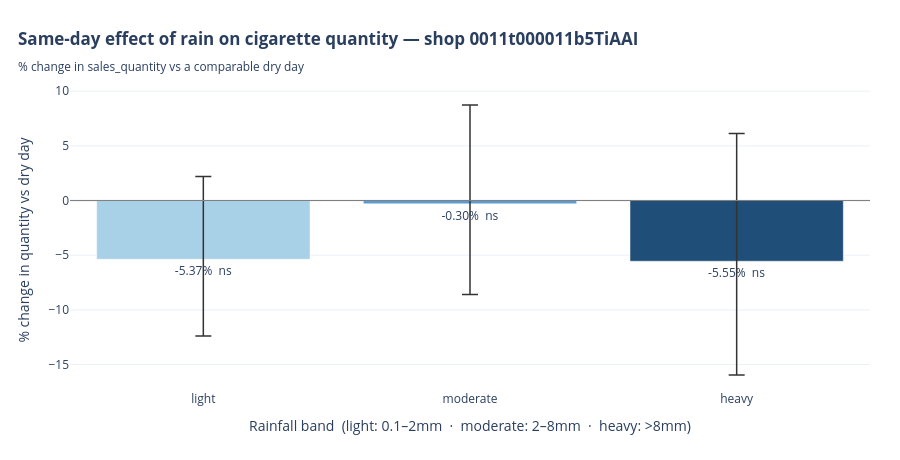

Notebook cell for this chart:
### Code cell
def stars(p):
    return "***" if p < 0.01 else "**" if p < 0.05 else "*" if p < 0.1 else "ns"


bands = ["light", "moderate", "heavy"]
vals, err_lo, err_hi, pvals = [], [], [], []

for band in bands:
    term = f"C(band)[T.{band}]"
    coef = model.params[term]
    lo, hi = model.conf_int().loc[term]
    p = model.pvalues[term]
    v = np.expm1(coef) * 100
    vals.append(v)
    err_lo.append(v - np.expm1(lo) * 100)
    err_hi.append(np.expm1(hi) * 100 - v)
    pvals.append(p)

text_labels = [f"{v:+.2f}%  {stars(p)}" for v, p in zip(vals, pvals)]
colors = ["#a8d0e6", "#5b9bd5", "#1f4e79"]

fig = go.Figure()
fig.add_trace(
    go.Bar(
        x=bands,
        y=vals,
        marker_color=colors,
        error_y=dict(
            type="data",
            symmetric=False,
            array=err_hi,
            arrayminus=err_lo,
            color="#333",
            thickness=1.5,
            width=8,
        ),
        text=text_labels,
        textposition="outside",
        hovertemplate="<b>%{x} rain</b><br>%{y:+.2f}% vs dry day<extra></extra>",
    )
)

fig.add_hline(y=0, line_color="gray", line_width=1)

fig.update_layout(
    title=dict(
        text="<b>Same-day effect of rain on cigarette quantity — shop 0011t000011b5TiAAI</b>"
        "<br><sub>% change in sales_quantity vs a comparable dry day</sub>",
        x=0.02,
        xanchor="left",
    ),
    yaxis_title="% change in quantity vs dry day",
    xaxis_title="Rainfall band  (light: 0.1–2mm  ·  moderate: 2–8mm  ·  heavy: >8mm)",
    template="plotly_white",
    showlegend=False,
    height=460,
    margin=dict(l=70, r=30, t=90, b=70),
)
fig.show()

### Figure 1 — Plotly figure (JSON) as saved in the notebook; plotly's stock layout.template omitted (floating-point values rounded to 4 significant figures)
{"data": [{"error_y": {"array": [7.569, 9.039, 11.69], "arrayminus": [7.008, 8.288, 10.4], "color": "#333", "symmetric": false, "thickness": 1.5, "type": "data", "width": 8}, "hovertemplate": "<b>%{x} rain</b><br>%{y:+.2f}% vs dry day<extra></extra>", "marker": {"color": ["#a8d0e6", "#5b9bd5", "#1f4e79"]}, "text": ["-5.37%  ns", "-0.30%  ns", "-5.55%  ns"], "textposition": "outside", "type": "bar", "x": ["light", "moderate", "heavy"], "y": [-5.373, -0.3039, -5.553]}], "layout": {"height": 460, "margin": {"b": 70, "l": 70, "r": 30, "t": 90}, "shapes": [{"line": {"color": "gray", "width": 1}, "type": "line", "x0": 0, "x1": 1, "xref": "x domain", "y0": 0, "y1": 0, "yref": "y"}], "showlegend": false, "title": {"text": "<b>Same-day effect of rain on cigarette quantity — shop 0011t000011b5TiAAI</b><br><sub>% change in sales_quantity vs a comparable dry day</sub>", "x": 0.02, "xanchor": "left"}, "xaxis": {"title": {"text": "Rainfall band  (light: 0.1–2mm  ·  moderate: 2–8mm  ·  heavy: >8mm)"}}, "yaxis": {"title": {"text": "% change in quantity vs dry day"}}}}
